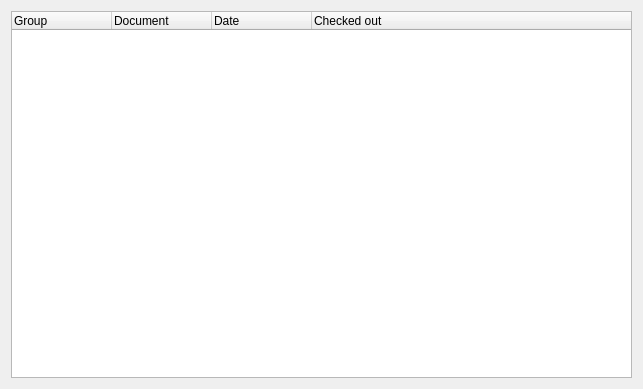
<ui version="4.0" >
 <class>UiWorkSheetBase</class>
 <widget class="QWidget" name="UiWorkSheetBase" >
  <property name="geometry" >
   <rect>
    <x>0</x>
    <y>0</y>
    <width>643</width>
    <height>389</height>
   </rect>
  </property>
  <property name="windowTitle" >
   <string>Worksheet</string>
  </property>
  <property name="windowIcon" >
   <iconset resource="../../resource/dms.qrc" >:/picture/32/images/32x32/home_32.png</iconset>
  </property>
  <layout class="QGridLayout" >
   <item row="0" column="0" >
    <widget class="QTreeWidget" name="treeWidgetWorkSheet" >
     <property name="contextMenuPolicy" >
      <enum>Qt::CustomContextMenu</enum>
     </property>
     <column>
      <property name="text" >
       <string>Group</string>
      </property>
     </column>
     <column>
      <property name="text" >
       <string>Document</string>
      </property>
     </column>
     <column>
      <property name="text" >
       <string>Date</string>
      </property>
     </column>
     <column>
      <property name="text" >
       <string>Checked out</string>
      </property>
     </column>
    </widget>
   </item>
  </layout>
 </widget>
 <resources>
  <include location="../../resource/dms.qrc" />
 </resources>
 <connections/>
</ui>
